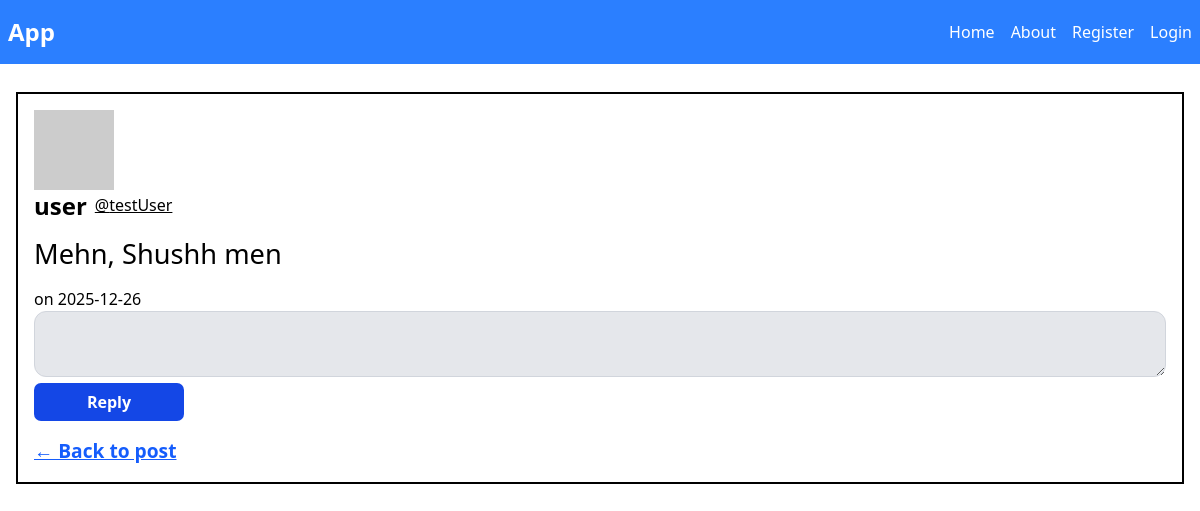
/posts/3/reply/7, run on the app's committed database.
### app/models.py (models this page shows, shortened)
class User(db.Model, UserMixin):
    id = db.Column(db.Integer, primary_key=True)
    username = db.Column(db.String(150), unique=True, nullable=False)
    name = db.Column(db.String(150), default="user")
    email = db.Column(db.String(150), unique=True, nullable=False)
    password = db.Column(db.String(200), nullable=False)
    posts = db.relationship("Post", backref="user", lazy=True)
    replies = db.relationship(
        "Reply",
        backref="user",
        lazy=True,
        cascade="all, delete-orphan"
    )
    def avatar(self, size):
        digest = md5(self.email.lower().encode('utf-8')).hexdigest()
        return f'https://www.gravatar.com/avatar/{digest}?d=identicon&s={size}'

class Reply(db.Model):
    id = db.Column(db.Integer, primary_key=True)
    content = db.Column(db.Text, nullable=False)
    date_posted = db.Column(db.DateTime, nullable=False, default=datetime.utcnow)
    post_id = db.Column(db.Integer, db.ForeignKey("post.id"), nullable=False, index=False)
    user_id = db.Column(db.Integer, db.ForeignKey("user.id"), nullable=False)

### app/routes.py (the view)
@app.route("/posts/<int:post_id>/reply/<int:reply_id>", methods=["GET", "POST"])
def view_reply(post_id, reply_id):
    form = ReplyForm()
    post = Post.query.get_or_404(post_id)
    reply = Reply.query.filter_by(id=reply_id, post_id=post_id).first_or_404()
    return render_template("reply.html", post=post, reply=reply, form=form)

### app/forms.py
class ReplyForm(FlaskForm):
    content = TextAreaField("Content", validators=[DataRequired()])
    submit = SubmitField("Reply")

### app/templates/reply.html (shortened to what this page needs)
{% extends "layout.html" %}
{% block body %}
    <div class="mt-7">
        {% if reply %}
            <div class="border-2 border-black p-4">
            <div>
                <img src="{{ reply.user.avatar(36) }}" alt="user pfp" />
                <h4>
                    <a class="text-2xl font-bold" style="cursor: pointer;" href="{{ url_for('user_posts', username=post.user.username) }}">
                        <div class="flex gap-2 items-center">
                            <h5>{{ reply.user.name }}</h5>
                            <small class="font-light text-[1rem] underline">@{{ reply.user.username }}</small>
                        </div>
                    </a>
                </h4>
                </div>
            <div class="my-3">
                <p class="text-[1.7rem]">{{ reply.content }}</p>
            </div>
            <div>
                <span>
                    on {{ reply.date_posted.strftime('%Y-%m-%d') }}
                </span>
            </div>
            <div>
                <form method="post" action="">
                    <div>
                        <div>
                            {{ form.content(class="bg-gray-200 border border-gray-300 px-4 py-2 w-full rounded-xl") }}
                        </div>
                        <div>
                            {{ form.submit(class="bg-blue-700 text-white font-bold p-[7px] w-[150px] rounded-[7px]") }}
                    </div>
                    </div>
                </form>
            </div>
            <div class="mt-4">
                    <a href="{{ url_for('view_post', post_id=post.id, username=post.user.username) }}"
                    class="text-blue-600 text-[1.2rem] font-bold underline">
                        ← Back to post
                    </a>
                </div>
            </div>
        {% else %}
            <p class="text-center">Reply not found.</p>
        {% endif %}
    </div>
{% endblock %}

### data on the page
User: user.name "user", user.username "testUser"
Reply: content "Mehn, Shushh men", date_posted "2025-12-26"
